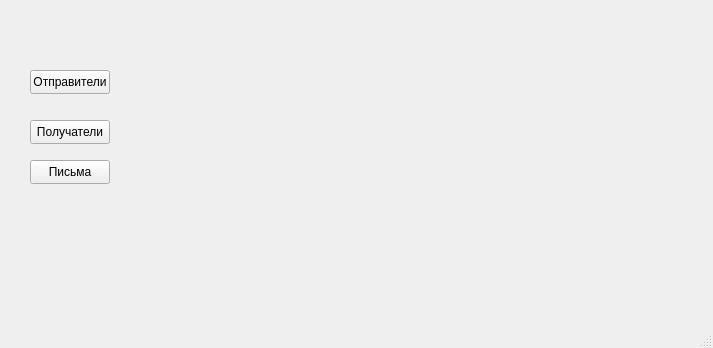
<?xml version="1.0" encoding="UTF-8"?>
<ui version="4.0">
 <class>MainWindow</class>
 <widget class="QMainWindow" name="MainWindow">
  <property name="geometry">
   <rect>
    <x>0</x>
    <y>0</y>
    <width>713</width>
    <height>348</height>
   </rect>
  </property>
  <property name="windowTitle">
   <string>MainWindow</string>
  </property>
  <widget class="QWidget" name="centralwidget">
   <widget class="QStackedWidget" name="stackedWidget">
    <property name="geometry">
     <rect>
      <x>20</x>
      <y>10</y>
      <width>671</width>
      <height>291</height>
     </rect>
    </property>
    <widget class="QWidget" name="page">
     <widget class="QPushButton" name="pushButton">
      <property name="geometry">
       <rect>
        <x>10</x>
        <y>60</y>
        <width>80</width>
        <height>24</height>
       </rect>
      </property>
      <property name="text">
       <string>Отправители</string>
      </property>
     </widget>
     <widget class="QPushButton" name="pushButton_2">
      <property name="geometry">
       <rect>
        <x>10</x>
        <y>110</y>
        <width>80</width>
        <height>24</height>
       </rect>
      </property>
      <property name="text">
       <string>Получатели</string>
      </property>
     </widget>
     <widget class="QPushButton" name="pushButton_3">
      <property name="geometry">
       <rect>
        <x>10</x>
        <y>150</y>
        <width>80</width>
        <height>24</height>
       </rect>
      </property>
      <property name="text">
       <string>Письма</string>
      </property>
     </widget>
    </widget>
    <widget class="QWidget" name="page_3">
     <widget class="QPushButton" name="pushButton_5">
      <property name="geometry">
       <rect>
        <x>30</x>
        <y>40</y>
        <width>80</width>
        <height>24</height>
       </rect>
      </property>
      <property name="text">
       <string>Назад</string>
      </property>
     </widget>
    </widget>
    <widget class="QWidget" name="page_4">
     <widget class="QPushButton" name="pushButton_6">
      <property name="geometry">
       <rect>
        <x>20</x>
        <y>20</y>
        <width>80</width>
        <height>24</height>
       </rect>
      </property>
      <property name="text">
       <string>Назад</string>
      </property>
     </widget>
    </widget>
    <widget class="QWidget" name="page_2">
     <widget class="QPushButton" name="pushButton_4">
      <property name="geometry">
       <rect>
        <x>0</x>
        <y>10</y>
        <width>80</width>
        <height>24</height>
       </rect>
      </property>
      <property name="text">
       <string>Назад</string>
      </property>
     </widget>
    </widget>
   </widget>
  </widget>
  <widget class="QMenuBar" name="menubar">
   <property name="geometry">
    <rect>
     <x>0</x>
     <y>0</y>
     <width>713</width>
     <height>21</height>
    </rect>
   </property>
  </widget>
  <widget class="QStatusBar" name="statusbar"/>
 </widget>
 <resources/>
 <connections/>
</ui>
